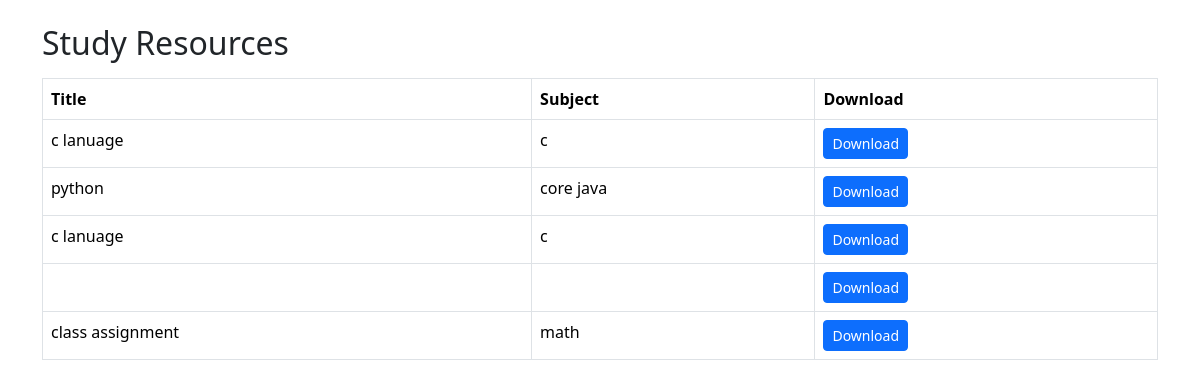
Screenshot of /study_resources with the database file from the repository.
### models.py (models this page shows)
class StudyResource(db.Model):
    id = db.Column(db.Integer, primary_key=True)
    title = db.Column(db.String(200))
    filename = db.Column(db.String(300))
    subject = db.Column(db.String(100))

### app.py (the view)
@app.route("/study_resources")
def study_resources():
    resources = StudyResource.query.all()
    return render_template(
        "study_resources.html",
        resources=resources
    )

### templates/study_resources.html (shortened to what this page needs)
<!DOCTYPE html>
<html lang="en">
<head>
    <link href="https://cdn.jsdelivr.net/npm/bootstrap@5.3.1/dist/css/bootstrap.min.css" rel="stylesheet">
</head>
<body class="p-4">
<div class="container">
    <h2>Study Resources</h2>
    <table class="table table-bordered mt-3">
        <thead>
            <tr>
                <th>Title</th>
                <th>Subject</th>
                <th>Download</th>
            </tr>
        </thead>
        <tbody>
            {% for resource in resources %}
            <tr>
                <td>{{ resource.title }}</td>
                <td>{{ resource.subject }}</td>
                <td>
                    <a href="{{ url_for('static', filename='uploads/resources/' ~ resource.filename) }}" target="_blank" class="btn btn-primary btn-sm">
                        Download
                    </a>
                </td>
            </tr>
            {% endfor %}
        </tbody>
    </table>
</div>
</body>
</html>

### rows the page displays
StudyResource: title "c lanuage", subject "c"
StudyResource: title "python", subject "core java"
StudyResource: title "c lanuage", subject "c"
StudyResource: title "class assignment", subject "math"
